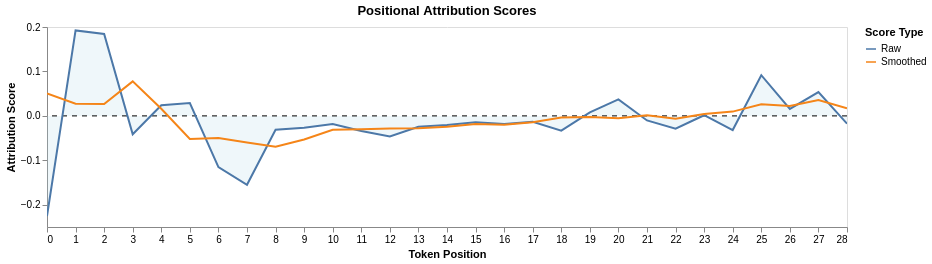

Notebook code cell kept with this figure:
### Code cell
interpreter.plot_attributions(plot_type="line")

### Figure 1 — Vega-Lite specification as saved in the notebook (floating-point values rounded to 4 significant figures)
{"config": {"view": {"continuousWidth": 300, "continuousHeight": 300}, "axis": {"grid": false}}, "layer": [{"data": {"name": "data-38cb1fda5d86291a76a9079dfd2b980e"}, "mark": {"type": "area", "color": "lightblue", "opacity": 0.2}, "encoding": {"x": {"field": "position", "title": "Token Position", "type": "quantitative"}, "y": {"field": "Raw", "title": "Attribution Score", "type": "quantitative"}}, "name": "view_1"}, {"data": {"name": "data-a0a55d106695e8d630baff0f16eee66d"}, "mark": {"type": "rule", "color": "black", "strokeDash": [5, 5]}, "encoding": {"y": {"field": "y", "type": "quantitative"}}}, {"data": {"name": "data-c419a23f20495431d823faedc2a9bd6e"}, "mark": {"type": "line"}, "encoding": {"color": {"field": "type", "legend": {"title": "Score Type"}, "type": "nominal"}, "tooltip": [{"field": "position", "type": "quantitative"}, {"field": "value", "format": ".4f", "title": "Score", "type": "quantitative"}, {"field": "type", "title": "Type", "type": "nominal"}], "x": {"field": "position", "type": "quantitative"}, "y": {"field": "value", "type": "quantitative"}}}], "height": 200, "params": [{"name": "param_1", "select": {"type": "interval", "encodings": ["x", "y"]}, "bind": "scales", "views": ["view_1"]}], "title": "Positional Attribution Scores", "width": 800, "$schema": "https://vega.github.io/schema/vega-lite/v5.20.1.json", "datasets": {"data-38cb1fda5d86291a76a9079dfd2b980e": [{"position": 0, "Raw": -0.2252, "Smoothed": 0.0505}, {"position": 1, "Raw": 0.1924, "Smoothed": 0.02754}, {"position": 2, "Raw": 0.1843, "Smoothed": 0.02678}, {"position": 3, "Raw": -0.04133, "Smoothed": 0.07763}, {"position": 4, "Raw": 0.02376, "Smoothed": 0.01609}, {"position": 5, "Raw": 0.02905, "Smoothed": -0.05177}, {"position": 6, "Raw": -0.1153, "Smoothed": -0.04973}, {"position": 7, "Raw": -0.155, "Smoothed": -0.05977}, {"position": 8, "Raw": -0.03114, "Smoothed": -0.06921}, {"position": 9, "Raw": -0.02643, "Smoothed": -0.05298}, {"position": 10, "Raw": -0.01815, "Smoothed": -0.03121}, {"position": 11, "Raw": -0.03417, "Smoothed": -0.02985}, {"position": 12, "Raw": -0.04617, "Smoothed": -0.02862}, {"position": 13, "Raw": -0.02434, "Smoothed": -0.02784}, {"position": 14, "Raw": -0.02027, "Smoothed": -0.02465}, {"position": 15, "Raw": -0.01426, "Smoothed": -0.01811}, {"position": 16, "Raw": -0.01821, "Smoothed": -0.01986}, {"position": 17, "Raw": -0.01346, "Smoothed": -0.0142}, {"position": 18, "Raw": -0.03307, "Smoothed": -0.0039}, {"position": 19, "Raw": 0.008006, "Smoothed": -0.002302}, {"position": 20, "Raw": 0.03724, "Smoothed": -0.005352}, {"position": 21, "Raw": -0.01022, "Smoothed": 0.001557}, {"position": 22, "Raw": -0.02871, "Smoothed": -0.006427}, {"position": 23, "Raw": 0.001476, "Smoothed": 0.004445}, {"position": 24, "Raw": -0.03191, "Smoothed": 0.00961}, {"position": 25, "Raw": 0.0916, "Smoothed": 0.02604}, {"position": 26, "Raw": 0.0156, "Smoothed": 0.02225}, {"position": 27, "Raw": 0.05342, "Smoothed": 0.03579}, {"position": 28, "Raw": -0.01745, "Smoothed": 0.01719}], "data-a0a55d106695e8d630baff0f16eee66d": [{"y": 0}], "data-c419a23f20495431d823faedc2a9bd6e": [{"position": 0, "type": "Raw", "value": -0.2252}, {"position": 1, "type": "Raw", "value": 0.1924}, {"position": 2, "type": "Raw", "value": 0.1843}, {"position": 3, "type": "Raw", "value": -0.04133}, {"position": 4, "type": "Raw", "value": 0.02376}, {"position": 5, "type": "Raw", "value": 0.02905}, {"position": 6, "type": "Raw", "value": -0.1153}, {"position": 7, "type": "Raw", "value": -0.155}, {"position": 8, "type": "Raw", "value": -0.03114}, {"position": 9, "type": "Raw", "value": -0.02643}, {"position": 10, "type": "Raw", "value": -0.01815}, {"position": 11, "type": "Raw", "value": -0.03417}, {"position": 12, "type": "Raw", "value": -0.04617}, {"position": 13, "type": "Raw", "value": -0.02434}, {"position": 14, "type": "Raw", "value": -0.02027}, {"position": 15, "type": "Raw", "value": -0.01426}, {"position": 16, "type": "Raw", "value": -0.01821}, {"position": 17, "type": "Raw", "value": -0.01346}, {"position": 18, "type": "Raw", "value": -0.03307}, {"position": 19, "type": "Raw", "value": 0.008006}, {"position": 20, "type": "Raw", "value": 0.03724}, {"position": 21, "type": "Raw", "value": -0.01022}, {"position": 22, "type": "Raw", "value": -0.02871}, {"position": 23, "type": "Raw", "value": 0.001476}, {"position": 24, "type": "Raw", "value": -0.03191}, {"position": 25, "type": "Raw", "value": 0.0916}, {"position": 26, "type": "Raw", "value": 0.0156}, {"position": 27, "type": "Raw", "value": 0.05342}, {"position": 28, "type": "Raw", "value": -0.01745}, {"position": 0, "type": "Smoothed", "value": 0.0505}, {"position": 1, "type": "Smoothed", "value": 0.02754}, {"position": 2, "type": "Smoothed", "value": 0.02678}, {"position": 3, "type": "Smoothed", "value": 0.07763}, {"position": 4, "type": "Smoothed", "value": 0.01609}, {"position": 5, "type": "Smoothed", "value": -0.05177}, {"position": 6, "type": "Smoothed", "value": -0.04973}, {"position": 7, "type": "Smoothed", "value": -0.05977}, {"position": 8, "type": "Smoothed", "value": -0.06921}, {"position": 9, "type": "Smoothed", "value": -0.05298}, {"position": 10, "type": "Smoothed", "value": -0.03121}, {"position": 11, "type": "Smoothed", "value": -0.02985}, {"position": 12, "type": "Smoothed", "value": -0.02862}, {"position": 13, "type": "Smoothed", "value": -0.02784}, {"position": 14, "type": "Smoothed", "value": -0.02465}, {"position": 15, "type": "Smoothed", "value": -0.01811}, {"position": 16, "type": "Smoothed", "value": -0.01986}, {"position": 17, "type": "Smoothed", "value": -0.0142}, {"position": 18, "type": "Smoothed", "value": -0.0039}, {"position": 19, "type": "Smoothed", "value": -0.002302}, {"position": 20, "type": "Smoothed", "value": -0.005352}, {"position": 21, "type": "Smoothed", "value": 0.001557}, {"position": 22, "type": "Smoothed", "value": -0.006427}, {"position": 23, "type": "Smoothed", "value": 0.004445}, {"position": 24, "type": "Smoothed", "value": 0.00961}, {"position": 25, "type": "Smoothed", "value": 0.02604}, {"position": 26, "type": "Smoothed", "value": 0.02225}, {"position": 27, "type": "Smoothed", "value": 0.03579}, {"position": 28, "type": "Smoothed", "value": 0.01719}]}}
